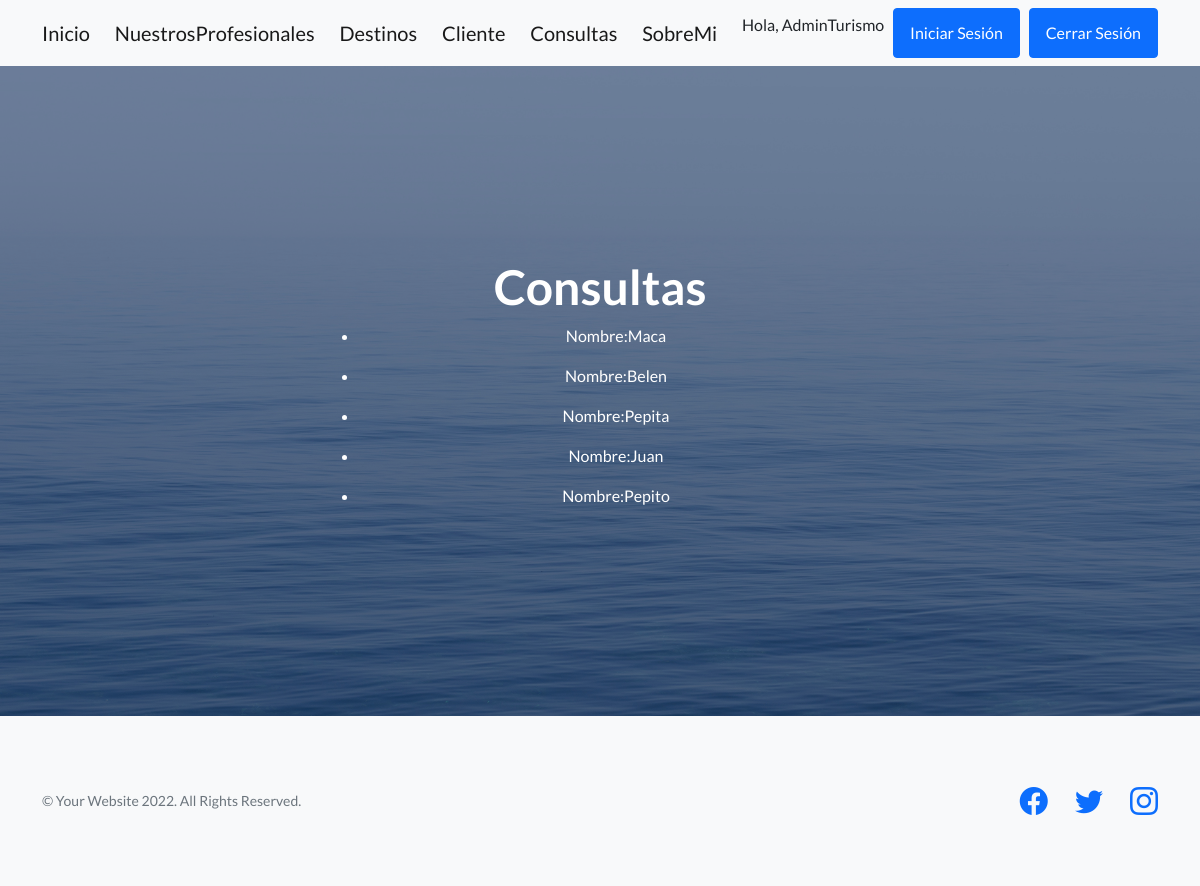
The app's page /Turismo/consultas/lista (signed in), older data.
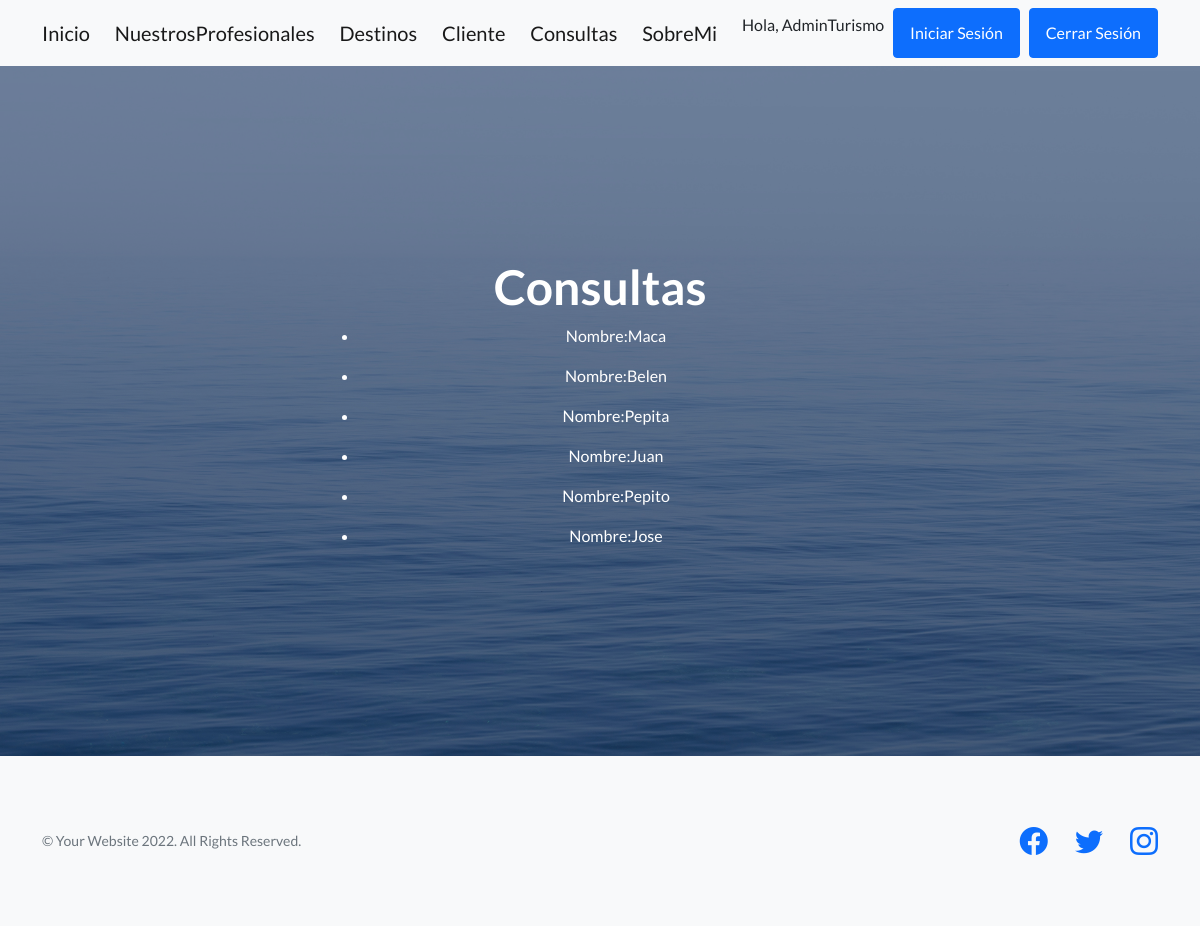
The same page, newer data.
### Turismo/models.py (models this page shows, shortened)
class Consultas(models.Model):
    nombre = models.CharField(max_length=40)
    apellido = models.CharField(max_length=40)
    email = models.EmailField()
    consulta = models.TextField(default="")
    class Meta:
        verbose_name_plural = "Consultas"

### Turismo/views.py (the view)
# urls.py: path('consultas/lista', views.ConsultasList.as_view(), name ="ListConsultas"),
class ConsultasList(LoginRequiredMixin, ListView):
    model = Consultas
    template_name = "Turismo/listaConsultas.html"

### Turismo/templates/Turismo/listaConsultas.html
{% extends "Turismo/padre.html" %}
{% load static %}
{% block informacionQueCambia %}
<body>
    <h1>Consultas</h1>
    <ul>
        {% for consultas in object_list %}
        <li>
            <p>Nombre:{{consultas.nombre}} </p>
        </li>
        {% endfor %}
    </ul>
</body>
{% endblock %}

Row changes from the older to the newer data that the page shows:
added Consultas: nombre "Jose"
